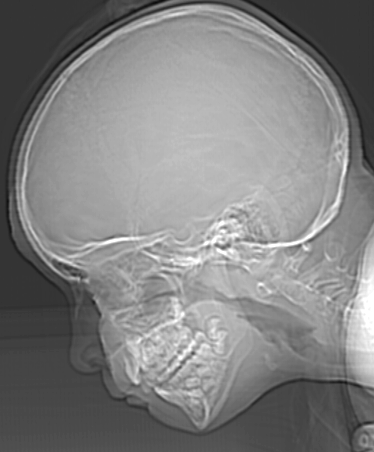
//> input picture C++/Experiments/Experiments/1-2.tif, 374 x 452 px
$ ./exp1   (built with g++ and OpenCV 4)
//> lines starting //> are read from the running program, lines starting //| are printed output that depends on the picture; after the words box and inside, x2 and y2 are one past the last pixel; in counts of white or black regions, pixels touching at a corner belong together
#include"cv.h"
#include"highgui.h"
#include <iostream>
#include <math.h>
#include <string>
#include <stdlib.h>
using namespace std;

int main(int argc, char** argv)
{
	//initialization
	IplImage* src[9];
	for(int i = 0;i < 8;i++)
		src[i] = cvLoadImage("1-2.tif", CV_LOAD_IMAGE_GRAYSCALE);//load picture
//> src = 9 items
	src[8] = cvLoadImage("1-1.tif", CV_LOAD_IMAGE_GRAYSCALE);
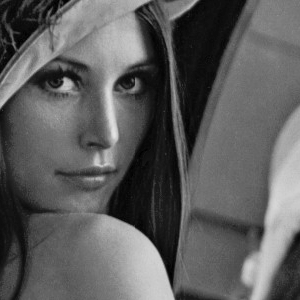
//> input picture C++/Experiments/Experiments/1-1.tif, 300 x 300 px
	int width = src[0]->width;//width
	int height = src[0]->height;//height
	int level[8] = { 256,128,64,32,16,8,4,2 };//gray level
	double temp = 0;
	char iname[12] = "image_";//used for saving images
	char buffer[5];

	//execution-1
	size_t pos = height * 3 / 4;
	uchar* ptr0 = (uchar*)src[8]->imageData + pos*src[8]->width;
	for (size_t i = 0;i < width;i++)
	{
		ptr0[i] = 0;
	}
	cvShowImage("Image-x", src[8]);
	cvWaitKey(0);//press key '0' to continue
	cvSaveImage("GL.jpg", src[8]);


	//execution-2
	for (int i = 7; i >= 0; i--) {
		temp = 255 / (level[i] - 1);
		for (size_t row = 0; row<height; row++)
		{
			uchar* ptr = (uchar*)src[i]->imageData + row*src[i]->width;//获得灰度值数据指针
			for (size_t cols = 0; cols<width; cols++)
			{
				ptr[cols] = round(ptr[cols]/temp)*temp;
			}
		}
		sprintf(buffer, "%d", i);
		iname[6] = buffer[0];
		iname[7] = '\0';
		cvShowImage(iname, src[i]);
		cvWaitKey(0);//press key '0' to see next gray level
		iname[7] = '.'; iname[8] = 'j'; iname[9] = 'p';
		iname[10] = 'g';iname[11] = '\0';
		cvSaveImage(iname, src[i]);

	}
//> this loop made 8 passes
//> pass 1, `cvShowImage(iname, src[i]);`:
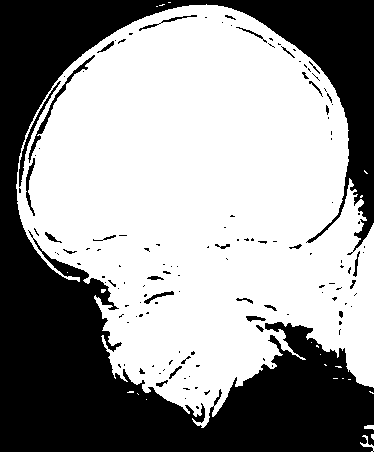
//> window 'image_7': 452 rows x 374 cols, CV_8UC1; 59.7% white; 134 black regions (103 under 20 px), largest, box (x1, y1, x2, y2) and area: (0, 0, 374, 452) 65430, (28, 55, 95, 163) 449, (19, 81, 61, 187) 349
//> pass 2, `cvShowImage(iname, src[i]);`:
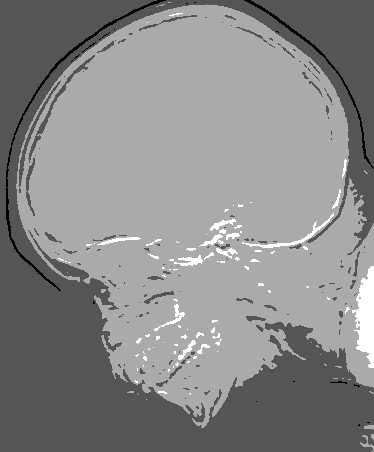
//> window 'image_6': 452 rows x 374 cols, CV_8UC1; min 0, max 255, mean 136.7
	return 0;
}
